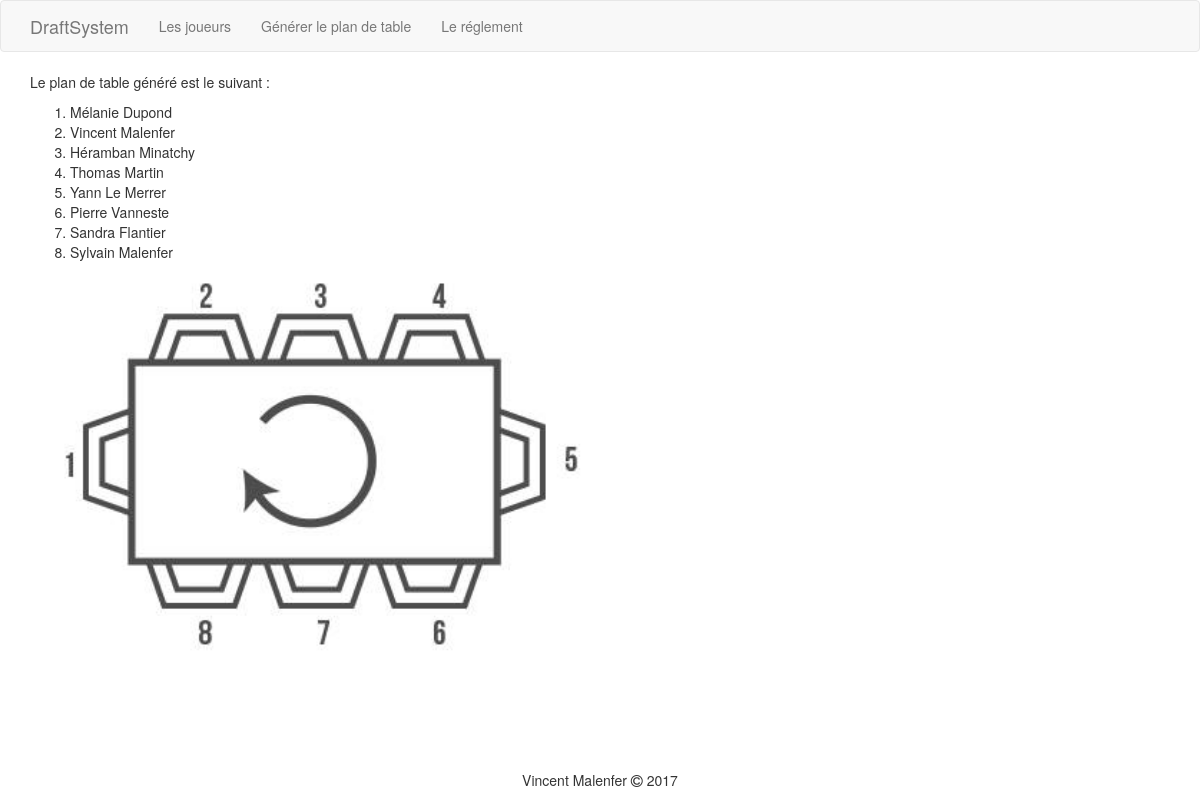
Page /table.php on the committed database.
### tables this page shows
CREATE TABLE `player` (
  `id` int(11) NOT NULL,
  `prenom` varchar(50) NOT NULL,
  `nom` varchar(100) NOT NULL,
  `dci` varchar(255) NOT NULL
);

### table.php (called while the page is built, shortened)
<?php
$nom = (isset($_GET['nom'])) ? $_GET['nom'] : null;
$players = Player::fetchAll($nom);
require 'view/table.php';

### Model/Player.php (called while the page is built, shortened)
<?php
class Player
{
	private $prenom;
	private $nom;
	public function getPrenom()
	{
		return $this->prenom;
	}
	public function getNom()
	{
		return $this->nom;
	}
	public static function fetchAll($nom = null)
	{
		$cnx = Cnx::getInstance();
		$query = 'SELECT * FROM player';
		$stmt = $cnx->query($query);
		return $stmt->fetchAll(\PDO::FETCH_CLASS, self::class);
	}
}

### View/table.php (the view, shortened to what this page needs)
<?php
require 'View/layout/top.php';
?>
<section>
  <p>Le plan de table généré est le suivant : </p>
<?php
  shuffle($players);
  echo("<ol>");
  foreach ($players as $player) :
  ?>
    <li><?= $player->getPrenom()," ", $player->getNom(); ?></li>
  <?php
  endforeach;
  echo("</ol>");
?>
</section>
<aside class="table numéroté">
  <img src="assets/img/tablenum.jpg" alt="plan de table numéroté">
</aside>
<?php
require 'View/layout/bottom.php';
?>

### assets/css/style.css (style rules this page uses)
img { margin: 0 auto; width: 50%; }
html { height: 100%; }
body { position: relative; min-height: 100%; margin: 0; padding: 0; padding-bottom: 3em; }
* { box-sizing: border-box; }

### rows in the picture
player: prenom "Mélanie", nom "Dupond"
player: prenom "Vincent", nom "Malenfer"
player: prenom "Héramban", nom "Minatchy"
player: prenom "Thomas", nom "Martin"
player: prenom "Yann", nom "Le Merrer"
player: prenom "Pierre", nom "Vanneste"
player: prenom "Sandra", nom "Flantier"
player: prenom "Sylvain", nom "Malenfer"
